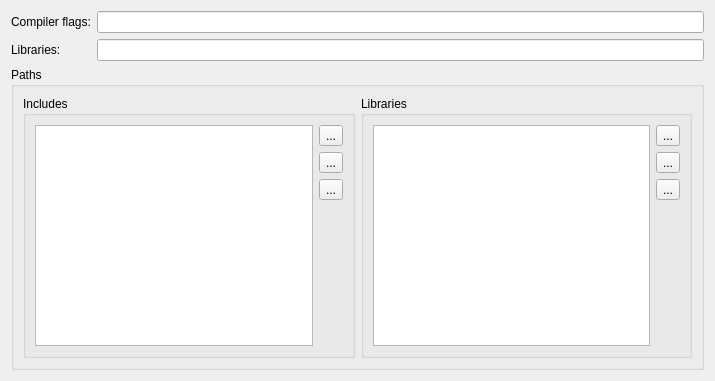
<?xml version="1.0" encoding="UTF-8"?>
<ui version="4.0">
 <class>Form</class>
 <widget class="QWidget" name="Form">
  <property name="geometry">
   <rect>
    <x>0</x>
    <y>0</y>
    <width>715</width>
    <height>381</height>
   </rect>
  </property>
  <property name="windowTitle">
   <string>Form</string>
  </property>
  <layout class="QVBoxLayout" name="verticalLayout" stretch="0,1">
   <item>
    <layout class="QFormLayout" name="formLayout_2">
     <item row="0" column="0">
      <widget class="QLabel" name="label">
       <property name="text">
        <string>Compiler flags:</string>
       </property>
      </widget>
     </item>
     <item row="0" column="1">
      <widget class="QLineEdit" name="edit_flags">
       <property name="toolTip">
        <string>&lt;html&gt;&lt;head/&gt;&lt;body&gt;&lt;p&gt;List of extra compiler flags. Each entry in the list must be separated by a white space.&lt;/p&gt;&lt;/body&gt;&lt;/html&gt;</string>
       </property>
      </widget>
     </item>
     <item row="1" column="0">
      <widget class="QLabel" name="label_18">
       <property name="text">
        <string>Libraries:</string>
       </property>
      </widget>
     </item>
     <item row="1" column="1">
      <widget class="QLineEdit" name="edit_libs">
       <property name="toolTip">
        <string>&lt;html&gt;&lt;head/&gt;&lt;body&gt;&lt;p&gt;The list of libraries you would like your programs to link with (-l option).&lt;/p&gt;&lt;p&gt;Each entry in the list must be separated by a white space&lt;/p&gt;&lt;/body&gt;&lt;/html&gt;</string>
       </property>
      </widget>
     </item>
    </layout>
   </item>
   <item>
    <widget class="QGroupBox" name="groupBox">
     <property name="title">
      <string>Paths</string>
     </property>
     <layout class="QHBoxLayout" name="horizontalLayout_3">
      <item>
       <widget class="QGroupBox" name="groupBox_2">
        <property name="title">
         <string>Includes</string>
        </property>
        <layout class="QHBoxLayout" name="horizontalLayout_2">
         <item>
          <widget class="QListWidget" name="list_include_paths">
           <property name="toolTip">
            <string>&lt;html&gt;&lt;head/&gt;&lt;body&gt;&lt;p&gt;The list of include paths&lt;/p&gt;&lt;/body&gt;&lt;/html&gt;</string>
           </property>
          </widget>
         </item>
         <item>
          <layout class="QVBoxLayout" name="verticalLayout_4">
           <property name="leftMargin">
            <number>0</number>
           </property>
           <item>
            <widget class="QToolButton" name="bt_abs_include_path">
             <property name="toolTip">
              <string>Add an absolute library path</string>
             </property>
             <property name="text">
              <string>...</string>
             </property>
             <property name="icon">
              <iconset theme="document-open">
               <normaloff>../../../hackedit-cobol/data/forms</normaloff>../../../hackedit-cobol/data/forms</iconset>
             </property>
            </widget>
           </item>
           <item>
            <widget class="QToolButton" name="bt_rel_include_path">
             <property name="toolTip">
              <string>Add a relative library path</string>
             </property>
             <property name="text">
              <string>...</string>
             </property>
             <property name="icon">
              <iconset theme="list-add">
               <normaloff>../../../hackedit-cobol/data/forms</normaloff>../../../hackedit-cobol/data/forms</iconset>
             </property>
            </widget>
           </item>
           <item>
            <widget class="QToolButton" name="bt_delete_include_path">
             <property name="toolTip">
              <string>Delete selected path</string>
             </property>
             <property name="text">
              <string>...</string>
             </property>
             <property name="icon">
              <iconset theme="list-remove">
               <normaloff>../../../hackedit-cobol/data/forms</normaloff>../../../hackedit-cobol/data/forms</iconset>
             </property>
            </widget>
           </item>
           <item>
            <spacer name="verticalSpacer_3">
             <property name="orientation">
              <enum>Qt::Vertical</enum>
             </property>
             <property name="sizeHint" stdset="0">
              <size>
               <width>20</width>
               <height>40</height>
              </size>
             </property>
            </spacer>
           </item>
          </layout>
         </item>
        </layout>
       </widget>
      </item>
      <item>
       <widget class="QGroupBox" name="groupBox_3">
        <property name="title">
         <string>Libraries</string>
        </property>
        <layout class="QHBoxLayout" name="horizontalLayout">
         <item>
          <widget class="QListWidget" name="list_lib_paths">
           <property name="toolTip">
            <string>&lt;html&gt;&lt;head/&gt;&lt;body&gt;&lt;p&gt;The list of library paths.&lt;/p&gt;&lt;/body&gt;&lt;/html&gt;</string>
           </property>
          </widget>
         </item>
         <item>
          <layout class="QVBoxLayout" name="verticalLayout_5">
           <property name="leftMargin">
            <number>0</number>
           </property>
           <item>
            <widget class="QToolButton" name="bt_abs_lib_path">
             <property name="toolTip">
              <string>Add an absolute library path</string>
             </property>
             <property name="text">
              <string>...</string>
             </property>
             <property name="icon">
              <iconset theme="document-open">
               <normaloff>../../../hackedit-cobol/data/forms</normaloff>../../../hackedit-cobol/data/forms</iconset>
             </property>
            </widget>
           </item>
           <item>
            <widget class="QToolButton" name="bt_rel_lib_path">
             <property name="toolTip">
              <string>Add a relative library path</string>
             </property>
             <property name="text">
              <string>...</string>
             </property>
             <property name="icon">
              <iconset theme="list-add">
               <normaloff>../../../hackedit-cobol/data/forms</normaloff>../../../hackedit-cobol/data/forms</iconset>
             </property>
            </widget>
           </item>
           <item>
            <widget class="QToolButton" name="bt_delete_lib_path">
             <property name="toolTip">
              <string>Delete selected path</string>
             </property>
             <property name="text">
              <string>...</string>
             </property>
             <property name="icon">
              <iconset theme="list-remove">
               <normaloff>../../../hackedit-cobol/data/forms</normaloff>../../../hackedit-cobol/data/forms</iconset>
             </property>
            </widget>
           </item>
           <item>
            <spacer name="verticalSpacer_5">
             <property name="orientation">
              <enum>Qt::Vertical</enum>
             </property>
             <property name="sizeHint" stdset="0">
              <size>
               <width>20</width>
               <height>40</height>
              </size>
             </property>
            </spacer>
           </item>
          </layout>
         </item>
        </layout>
       </widget>
      </item>
     </layout>
     <zorder>groupBox_2</zorder>
     <zorder>groupBox_3</zorder>
     <zorder>list_lib_paths</zorder>
    </widget>
   </item>
  </layout>
 </widget>
 <resources/>
 <connections/>
</ui>
